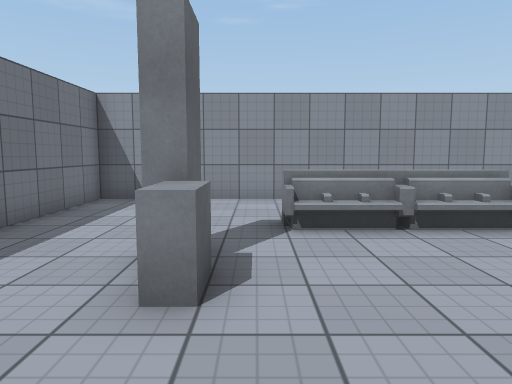
[1] (above)

15 first-person views from a walk through a scene from a Unity 3-D project. The camera is 1.3 m above the floor, tilts 6° down and sees 70° across. The floor is counted in squares, 1 m on a side. Each view is taken from the middle of a square. On the plan, view 1 faces up. The plan holds only what a view shows up to about 15 squares ahead; the rest is blank. The place goes on beyond the plan. Some animated figures are left out. Surface patterns are stand-ins for the level's own textures.

[2]
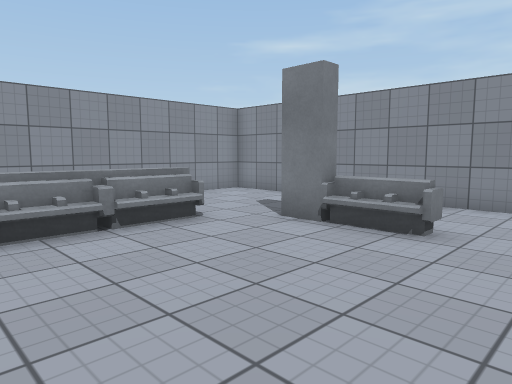

[3]
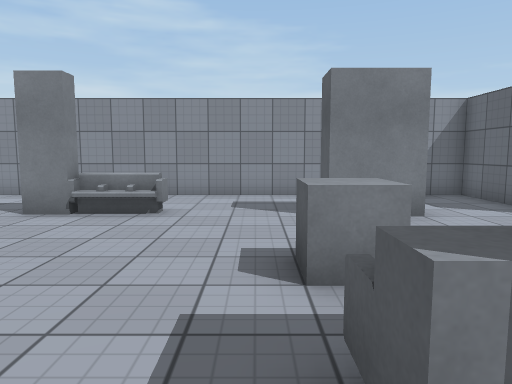

[4]
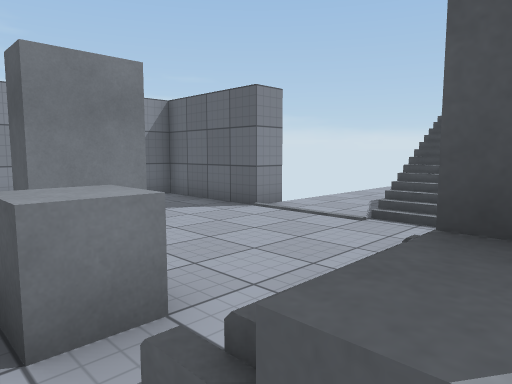

[5]
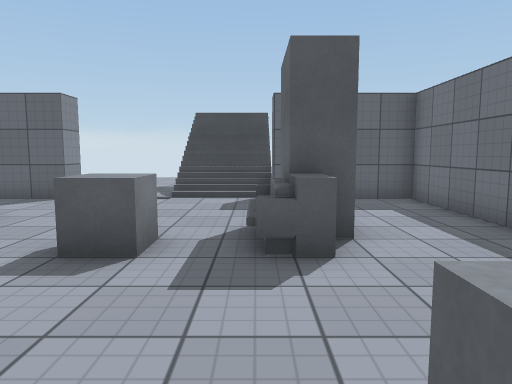

[6]
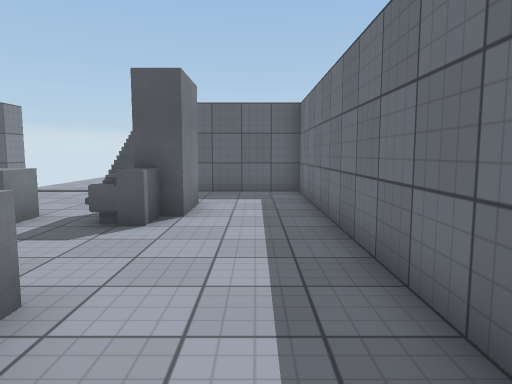

[7]
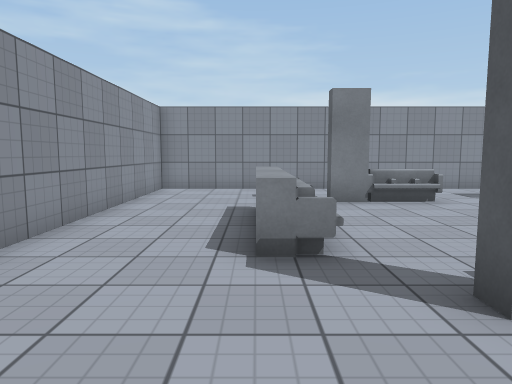

[8]
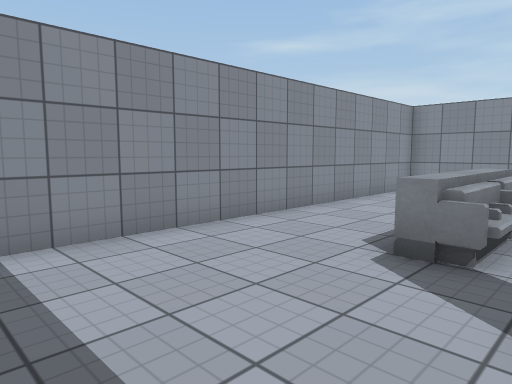

[9]
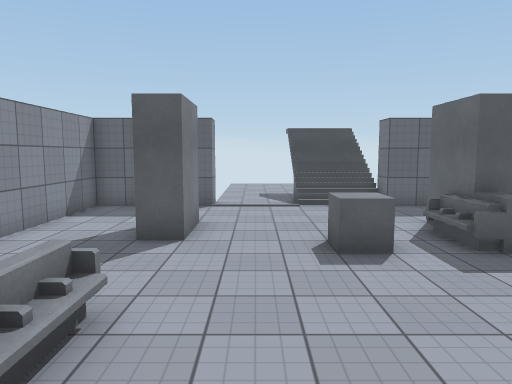

[10]
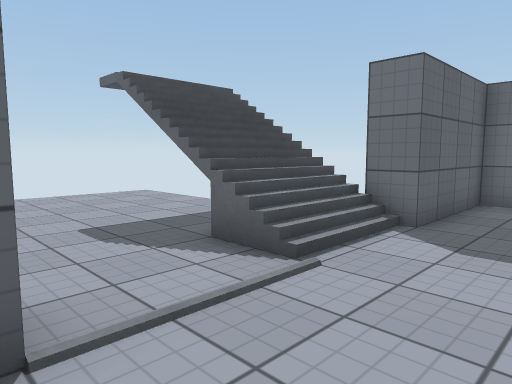

[11]
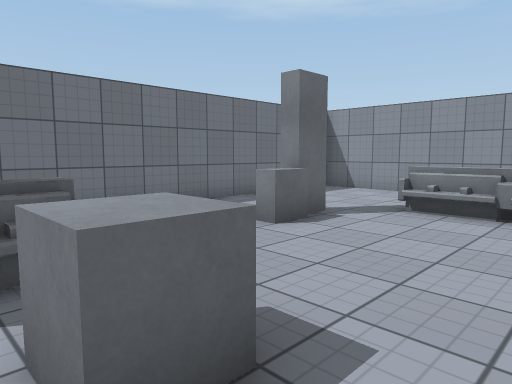

[12]
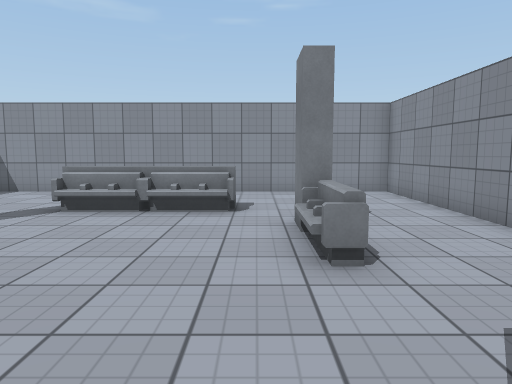

[13]
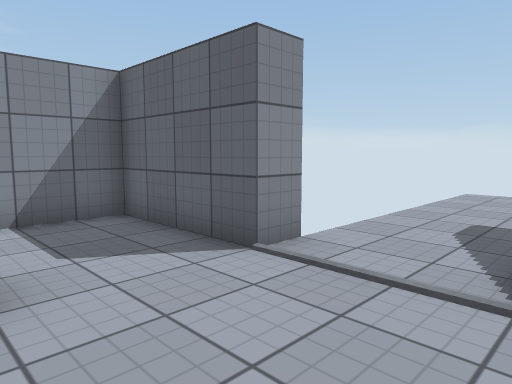

[14]
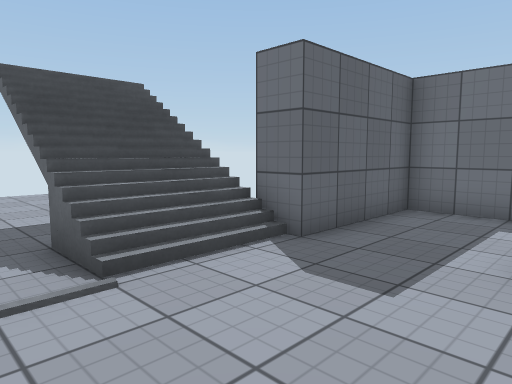

[15]
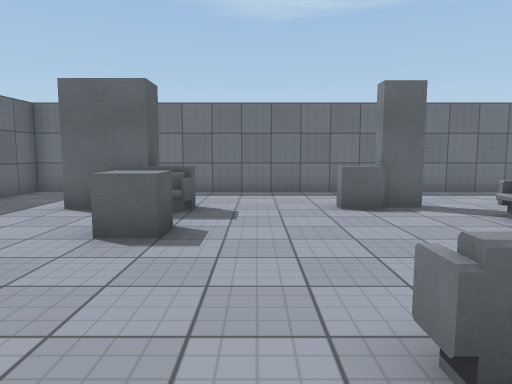

### Floor plan
Key: @ floor where view 1 was taken; # wall or solid block; . main floor; : floor 0.5 m higher than the main floor; / step, stairs or slope; = window, fence, low wall or low ledge; ^ raised ledge; O other object.
Columns run from 5 left of view 1 to 10 right of it. Each row starts with its distance up from view 1.
 11 ################
 10 #..............#
  9 #..............#
  8 #..............#
  7 #.....=..=.....#
  6 #.....:://.....#
  5 #..............#
  4 #...#......#...#
  3 #...^......O...#
  2 #..........=...#
  1 #..............#
  0 #....@.........#
 -1 #...=O.^.......#
 -2 #...#O.....#...#
 -3 #...#......#...#
 -4 #..............#
 -5 #..............#
 -6 #..............#
 -7 #####///...#####
 -8      ///...
 -9      ///...
-10       //...
-11      ......
-12      ......
-13      ......
-14      ......
-15      ......

Positions as (right, up) in squares from view 1, and headings:
1: (0, 0), facing up
2: (0, 0), facing up-right
3: (-2, 0), facing right
4: (-1, 0), facing down-right
5: (0, 4), facing down
6: (-3, 6), facing down
7: (-4, 7), facing right
8: (-4, 5), facing up-right
9: (4, 6), facing down
10: (6, -4), facing down-left
11: (4, -2), facing up-left
12: (5, -2), facing up
13: (2, -3), facing down-right
14: (4, -3), facing down-left
15: (8, 1), facing left
